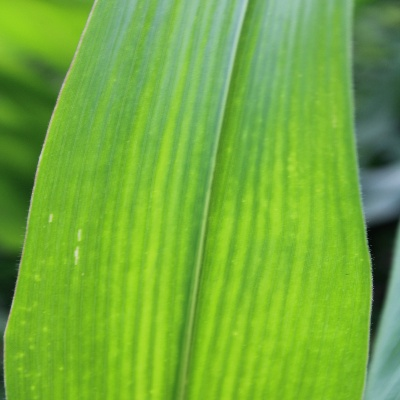
#> input picture data/P1/healthy101_.jpg, 400 x 400 px; its folder holds 2 pictures in this run
$ python mask_tool.py --in ../data/P1 --out out.png
#> lines starting #> are read from the running program, lines starting #| are printed output that depends on the picture
#> in main, img is the input picture: shape (400, 400, 3); mean B, G, R 57.8, 173, 114.9
"""
Mask drawing tool for benchmark synthesis.

Paint white regions where AI-generated damage should be inpainted.
Everything outside the mask is preserved bit-identically by the
inpainting model, which is what gives real/fake semantic pairing.

Advantages over GIMP: masks are saved automatically with a consistent
naming convention, and mask area fraction is logged per image, which
you need for the report.

Controls
    left-drag    paint mask
    right-drag   erase
    [ / ]        smaller / larger brush
    r            reset current mask
    s            save and go to next image
    n            skip without saving
    q            quit

Usage
    pip install opencv-python
    python mask_tool.py --in data/P1 --out data/masks --log data/mask_log.csv

Note: needs a local display. Run on your laptop, not in Colab.
"""

import argparse
import csv
from pathlib import Path

import cv2
import numpy as np

TARGET_MIN = 0.15   # mask area band from the report
TARGET_MAX = 0.35
DISPLAY_MAX = 1200   # window size cap


class Painter:
    def __init__(self, img):
        self.img = img
        self.h, self.w = img.shape[:2]
#> self.h = 400; self.w = 400
        self.mask = np.zeros((self.h, self.w), np.uint8)
        self.brush = max(12, self.w // 40)
#> self.brush = 12
        self.drawing = False
        self.erasing = False

        self.scale = min(1.0, DISPLAY_MAX / max(self.h, self.w))
#> self.scale = 1

    def on_mouse(self, event, x, y, flags, _):
        gx, gy = int(x / self.scale), int(y / self.scale)

        if event == cv2.EVENT_LBUTTONDOWN:
            self.drawing = True
        elif event == cv2.EVENT_RBUTTONDOWN:
            self.erasing = True
        elif event in (cv2.EVENT_LBUTTONUP, cv2.EVENT_RBUTTONUP):
            self.drawing = self.erasing = False

        if self.drawing:
            cv2.circle(self.mask, (gx, gy), self.brush, 255, -1)
        elif self.erasing:
            cv2.circle(self.mask, (gx, gy), self.brush, 0, -1)

    def area_fraction(self):
        return float((self.mask > 0).sum()) / (self.h * self.w)

    def render(self):
        """Image with the mask tinted, plus a status bar."""
        overlay = self.img.copy()
        overlay[self.mask > 0] = (0, 0, 255)
        view = cv2.addWeighted(self.img, 0.6, overlay, 0.4, 0)

        if self.scale < 1.0:
            view = cv2.resize(view, None, fx=self.scale, fy=self.scale)

        frac = self.area_fraction()
#> frac = 0
        ok = TARGET_MIN <= frac <= TARGET_MAX
#> ok = False
        colour = (0, 200, 0) if ok else (0, 0, 255)
#> colour = (0, 0, 255)
        txt = f"area {frac*100:5.1f}%  target {TARGET_MIN*100:.0f}-{TARGET_MAX*100:.0f}%  brush {self.brush}"
#> txt = 'area   0.0%  target 15-35%  brush 12'
        cv2.rectangle(view, (0, 0), (view.shape[1], 26), (30, 30, 30), -1)
        cv2.putText(view, txt, (8, 18), cv2.FONT_HERSHEY_SIMPLEX, 0.5, colour, 1)
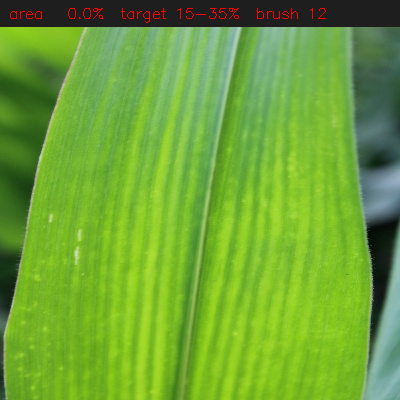
#> view: shape (400, 400, 3); mean B, G, R 53.3, 163.1, 109.4
        return view


def main():
    ap = argparse.ArgumentParser()
    ap.add_argument("--in",  dest="src", required=True)
    ap.add_argument("--out", dest="dst", required=True)
    ap.add_argument("--log", default="mask_log.csv")
    args = ap.parse_args()

    src, dst = Path(args.src), Path(args.dst)
    dst.mkdir(parents=True, exist_ok=True)

    files = sorted([p for p in src.iterdir()
                    if p.suffix.lower() in {".jpg", ".jpeg", ".png"}])

    # resume support: skip anything already masked
    done = {p.stem.replace("_mask", "") for p in dst.glob("*_mask.png")}
    todo = [p for p in files if p.stem not in done]

    print(f"{len(files)} images, {len(done)} already masked, {len(todo)} remaining")

    log_path = Path(args.log)
    new_log = not log_path.exists()
    log = open(log_path, "a", newline="")
    writer = csv.writer(log)
    if new_log:
        writer.writerow(["filename", "area_fraction", "width", "height"])

    cv2.namedWindow("mask")

    for i, path in enumerate(todo):
        img = cv2.imread(str(path))
        if img is None:
            print(f"skip unreadable {path.name}")
            continue

        p = Painter(img)
        cv2.setMouseCallback("mask", p.on_mouse)
        print(f"[{i+1}/{len(todo)}] {path.name}")

        while True:
            cv2.imshow("mask", p.render())
            k = cv2.waitKey(20) & 0xFF
#> (key q is pressed here)

            if k == ord("["):
                p.brush = max(3, p.brush - 4)
            elif k == ord("]"):
                p.brush += 4
            elif k == ord("r"):
                p.mask[:] = 0
            elif k == ord("n"):
                break
            elif k == ord("q"):
                log.close(); cv2.destroyAllWindows(); return
            elif k == ord("s"):
                frac = p.area_fraction()
                if frac == 0:
                    print("  empty mask - not saved")
                    continue
                if not (TARGET_MIN <= frac <= TARGET_MAX):
                    print(f"  WARNING area {frac*100:.1f}% outside target band")
                out = dst / f"{path.stem}_mask.png"
                cv2.imwrite(str(out), p.mask)
                writer.writerow([path.name, f"{frac:.4f}", p.w, p.h])
                log.flush()
                print(f"  saved {out.name}  area {frac*100:.1f}%")
                break

    log.close()
    cv2.destroyAllWindows()
    print("done")


if __name__ == "__main__":
    main()

$ run again, on data/P1/healthy107_.jpg
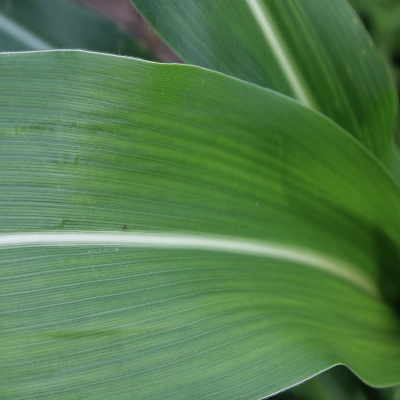
#> input picture data/P1/healthy107_.jpg, 400 x 400 px
#> in main, img is the input picture: shape (400, 400, 3); mean B, G, R 77.4, 126, 84.3
#> in render, `cv2.putText(view, txt, (8, 18), cv2.FONT_HERSHEY_SIMPLEX, 0.5, colour,..`:
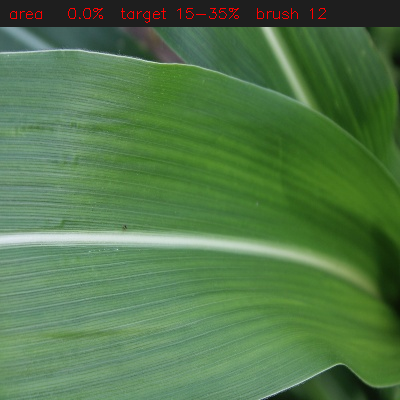
#> view: shape (400, 400, 3); mean B, G, R 74.1, 120.8, 82.2

$ run again, on data/P1/healthy109_.jpg
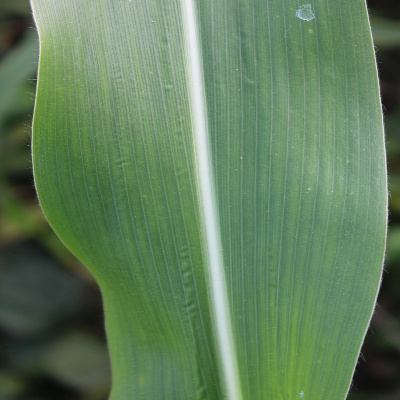
#> input picture data/P1/healthy109_.jpg, 400 x 400 px
#> in main, img is the input picture: shape (400, 400, 3); mean B, G, R 91.9, 126.4, 96.7
#> in render, `cv2.putText(view, txt, (8, 18), cv2.FONT_HERSHEY_SIMPLEX, 0.5, colour,..`:
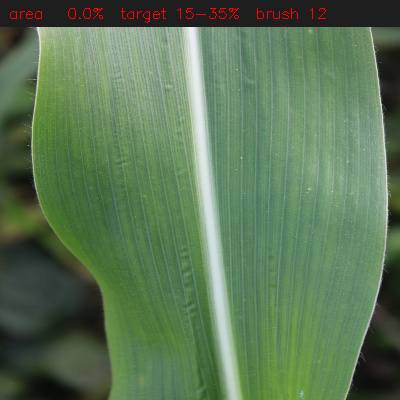
#> view: shape (400, 400, 3); mean B, G, R 85.5, 118.5, 91.1

$ run again, on data/P1/healthy110_.jpg
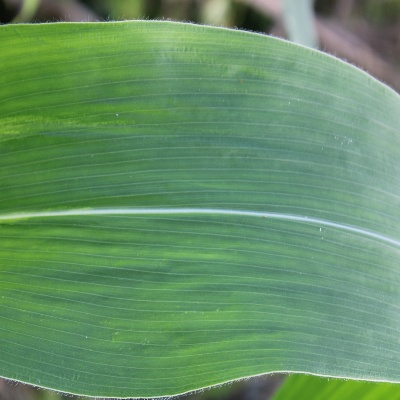
#> input picture data/P1/healthy110_.jpg, 400 x 400 px
#> in main, img is the input picture: shape (400, 400, 3); mean B, G, R 103.1, 145.1, 100.7
#> in render, `cv2.putText(view, txt, (8, 18), cv2.FONT_HERSHEY_SIMPLEX, 0.5, colour,..`:
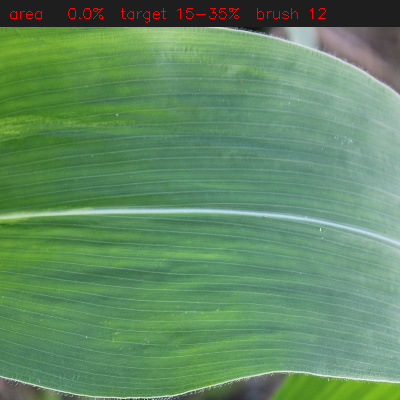
#> view: shape (400, 400, 3); mean B, G, R 99.1, 139.7, 96.8

$ run again, on data/P1/healthy104_.jpg
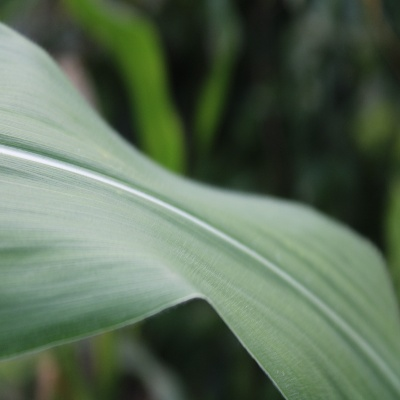
#> input picture data/P1/healthy104_.jpg, 400 x 400 px
#> in main, img is the input picture: shape (400, 400, 3); mean B, G, R 86.6, 107.5, 89.8
#> in render, `cv2.putText(view, txt, (8, 18), cv2.FONT_HERSHEY_SIMPLEX, 0.5, colour,..`:
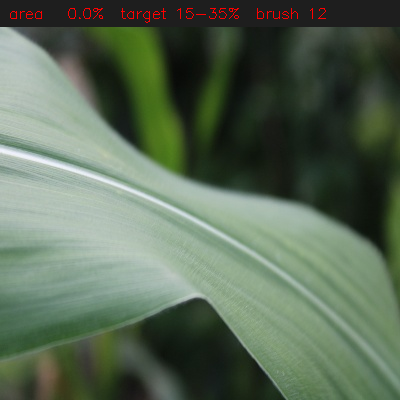
#> view: shape (400, 400, 3); mean B, G, R 85.6, 105.1, 89.1
